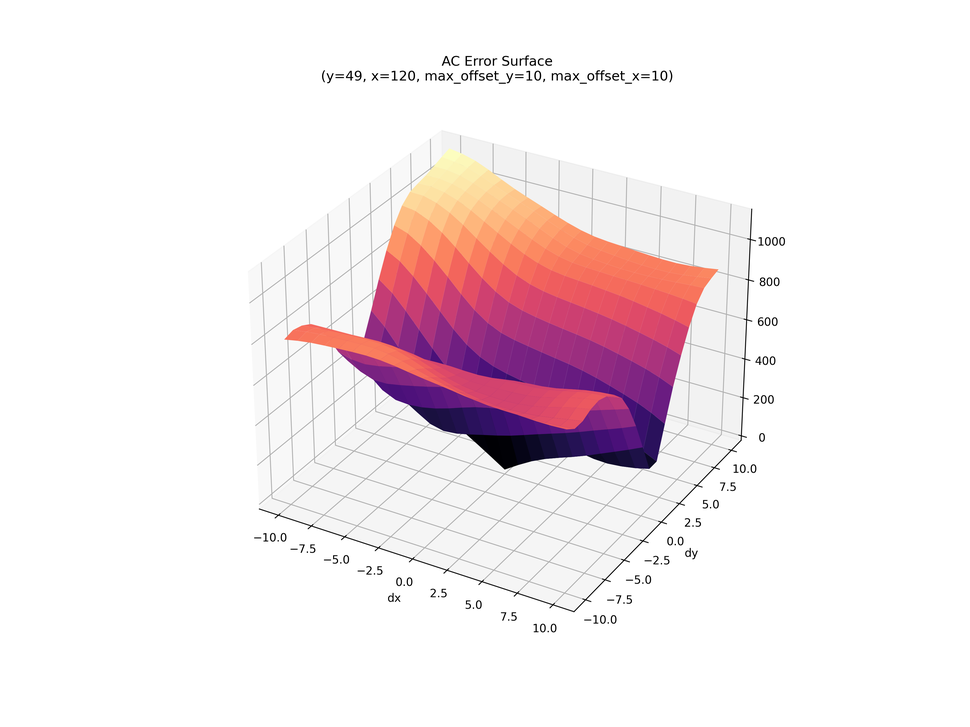
#> input picture images/autocorrelation_error_surface1.png, 970 x 727 px, shrunk from 3600 x 2700 before the run, given in place of butterfly.webp, which was not available
$ python example_edge_detection_thresholding.py
#> lines starting #> are read from the running program, lines starting #| are printed output that depends on the picture; pictures that were not available may be replaced by others from this repository, and a replacement may not be noted
### computer_vision/util/images.py
"""danielsinkin97@gmail.com"""

from pathlib import Path
from typing import Optional

import matplotlib.pyplot as plt
import numpy as np
from PIL import Image


def rgb_to_grayscale(rgb_image: np.ndarray) -> np.ndarray:
    """
    Takes in an image and converts it to grayscale based on https://en.wikipedia.org/wiki/Rec._601
    """
    rgb = rgb_image.astype(np.float32)
    grayscale = 0.2989 * rgb[..., 0] + 0.5870 * rgb[..., 1] + 0.1140 * rgb[..., 2]
    return grayscale


def load_image_as_array(path: Path) -> np.ndarray:
    """Loads an image and returns it as a numpy array."""
    path = Path(path)
    with Image.open(path) as img:
#> img is the input picture: PIL image 970x727 RGBA; mean R, G, B, A 244.1, 233.5, 236.4, 255
#> in rgb_to_grayscale, `grayscale = 0.2989 * rgb[..., 0] + 0.5870 * rgb[..., 1] + 0.1140 * rgb..`:
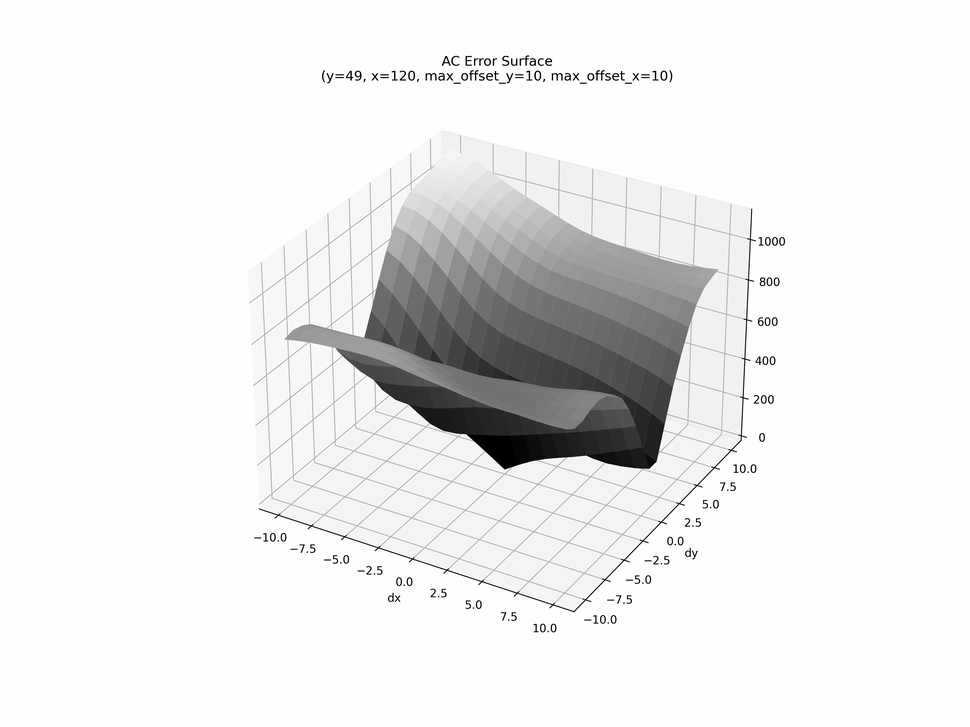
#> grayscale: shape (727, 970) float32; min 0, max 255, mean 237
        return np.array(img)


def plot_grayscale(
    array,
    title: Optional[str] = None,
    filename: Optional[str] = None,
    figsize: tuple[int, int] = (6, 6),
    **imshow_kwargs,
) -> None:
    """Plots the image as a grayscale image."""
    assert "cmap" not in imshow_kwargs
    assert "interpolation" not in imshow_kwargs
    assert "X" not in imshow_kwargs

    plt.figure(figsize=figsize)
    plt.imshow(array, cmap="gray", interpolation="nearest", **imshow_kwargs)
    plt.axis("off")
    if title is not None:
        plt.title(f"{title} {array.shape}")
    if filename is not None:
        if "." not in filename:
            filename = filename + ".png"
        plt.savefig(f"images/{filename}", dpi=300)

### computer_vision/src/filter.py
"""danielsinkin97@gmail.com"""

from enum import StrEnum

import numpy as np
from numpy._typing import DTypeLike  # type: ignore


class FilterType(StrEnum):
    """Contains all implemented linear filters."""

    BOX_5 = "box_5"
    BOX_10 = "box_10"
    BILINEAR = "bilinear"
    SOBEL_X = "sobel_x"
    SOBEL_Y = "sobel_y"
    CORNER = "corner"
    LAPLACIAN = "laplacian"
    GAUSS_3X3 = "gaussian_3x3"
    GAUSS_5X5 = "gaussian_5x5"
    GAUSS_7X7 = "gaussian_7x7"
    GAUSS_15X15 = "gaussian_15x15"


def get_filter(
    filter_name: FilterType | str = FilterType.GAUSS_5X5, dtype: DTypeLike = np.float32
) -> np.ndarray:
    """Allows selecting filters via their name."""
    match filter_name:
        case FilterType.BOX_5:
            filter_ = (1.0 / 25.0) * np.ones((5, 5))
        case FilterType.BOX_10:
            filter_ = (1.0 / 100.0) * np.ones((10, 10))
        case FilterType.BILINEAR:
            filter_ = (1.0 / 16.0) * np.array(
                [[1, 2, 1], [2, 4, 2], [1, 2, 1]], dtype=dtype
            )
        case FilterType.CORNER:
            filter_ = (1.0 / 4.0) * np.array([[1, -2, 1], [-2, 4, -2], [1, -2, 1]])
        case FilterType.SOBEL_X:
            filter_ = (1.0 / 8.0) * np.array(
                [[-1, 0, 1], [-2, 0, 2], [-1, 0, 1]], dtype=dtype
            )
        case FilterType.SOBEL_Y:
            filter_ = (1.0 / 8.0) * np.array(
                [[-1, -2, -1], [0, 0, 0], [1, 2, 1]], dtype=dtype
            )
        case FilterType.LAPLACIAN:
            filter_ = (1.0 / 8.0) * np.array(
                [[0, 1, 0], [1, -4, 1], [0, 1, 0]], dtype=dtype
            )
        case FilterType.GAUSS_3X3:
            filter_ = (1.0 / 16.0) * np.array(
                [[1, 2, 1], [2, 4, 2], [1, 2, 1]], dtype=dtype
            )
        case FilterType.GAUSS_5X5:
            filter_ = (1.0 / 256.0) * np.array(
                [
                    [1, 4, 6, 4, 1],
                    [4, 16, 24, 16, 4],
                    [6, 24, 36, 24, 6],
                    [4, 16, 24, 16, 4],
                    [1, 4, 6, 4, 1],
                ],
                dtype=dtype,
            )
        case FilterType.GAUSS_7X7:
            filter_ = (1.0 / 1003.0) * np.array(
                [
                    [0.0, 0.0, 1.0, 2.0, 1.0, 0.0, 0.0],
                    [0.0, 3.0, 13.0, 22.0, 13.0, 3.0, 0.0],
                    [1.0, 13.0, 59.0, 97.0, 59.0, 13.0, 1.0],
                    [2.0, 22.0, 97.0, 159.0, 97.0, 22.0, 2.0],
                    [1.0, 13.0, 59.0, 97.0, 59.0, 13.0, 1.0],
                    [0.0, 3.0, 13.0, 22.0, 13.0, 3.0, 0.0],
                    [0.0, 0.0, 1.0, 2.0, 1.0, 0.0, 0.0],
                ],
                dtype=dtype,
            )
        case FilterType.GAUSS_15X15:

            def gaussian_kernel(size: int, sigma: float) -> np.ndarray:
                ax = np.linspace(-(size // 2), size // 2, size)
                xx, yy = np.meshgrid(ax, ax)
                kernel = np.exp(-(xx**2 + yy**2) / (2.0 * sigma**2))
                return kernel / np.sum(kernel)

            filter_ = gaussian_kernel(15, sigma=3.0).astype(dtype)
        case _:
            raise ValueError(f"{filter_name=} is not supported!")

    return filter_


def apply_filter(
    image: np.ndarray,
    filter_: np.ndarray,
    flip_filter: bool = True,
    pad_same_size: bool = False,
) -> np.ndarray:
    """
    Applies a linear filter (1D or 2D) to the given image, either normally or flipped.
    """
#> called with filter_ = array of shape (5, 5), flip_filter = True, pad_same_size = True
    if filter_.ndim == 1:
        # Assume 1D filters are horizontal by default
        filter_ = filter_.reshape(1, -1)

    if flip_filter:
        _filter = np.flipud(np.fliplr(filter_))
    else:
        _filter = filter_

    f_h, f_w = _filter.shape
#> f_h = 5; f_w = 5

    if pad_same_size:
        pad_h, pad_w = f_h // 2, f_w // 2
#> pad_h = 2; pad_w = 2
        image = np.pad(image, ((pad_h, pad_h), (pad_w, pad_w)), mode="reflect")

    i_h, i_w = image.shape
#> i_h = 731; i_w = 974

    r_h, r_w = i_h - f_h + 1, i_w - f_w + 1
#> r_h = 727; r_w = 970
    result = np.zeros((r_h, r_w), dtype=np.float32)

    for y in range(r_h):
        for x in range(r_w):
            region = image[y : y + f_h, x : x + f_w]
            result[y, x] = np.sum(region * _filter)

    return result

### examples/example_edge_detection_thresholding.py
"""danielsinkin97@gmail.com"""

import numpy as np

from computer_vision.src.filter import FilterType, apply_filter, get_filter
from computer_vision.util.images import (
    load_image_as_array,
    plot_grayscale,
    rgb_to_grayscale,
)


def example_edge_detection_thresholding() -> None:
    """Shows some example edge detection done through (naive) thresholding."""
    image = rgb_to_grayscale(
        load_image_as_array(
            "/Users/danielsinkin/GitHub_private/computer-vision/data/butterfly.webp"
        )
    )
    image = apply_filter(image, get_filter(FilterType.GAUSS_5X5), pad_same_size=True)
    plot_grayscale(np.where(image > 210, 1, 0), filename="edge_detection_thresholding")
#> in plot_grayscale, `plt.savefig(f"images/{filename}", dpi=300)`:
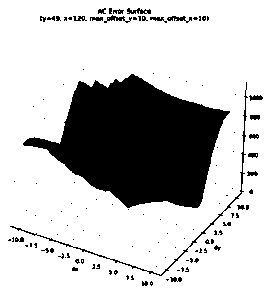
#> figure drawn by matplotlib, 1 panel
    image_sobel_x = apply_filter(
        image, get_filter(FilterType.SOBEL_X), pad_same_size=True
    )
#> call 2 of apply_filter, with filter_ = array of shape (3, 3), flip_filter = True, pad_same_size = True
#> after the loop in apply_filter (call 2), `for y in range(r_h):`:
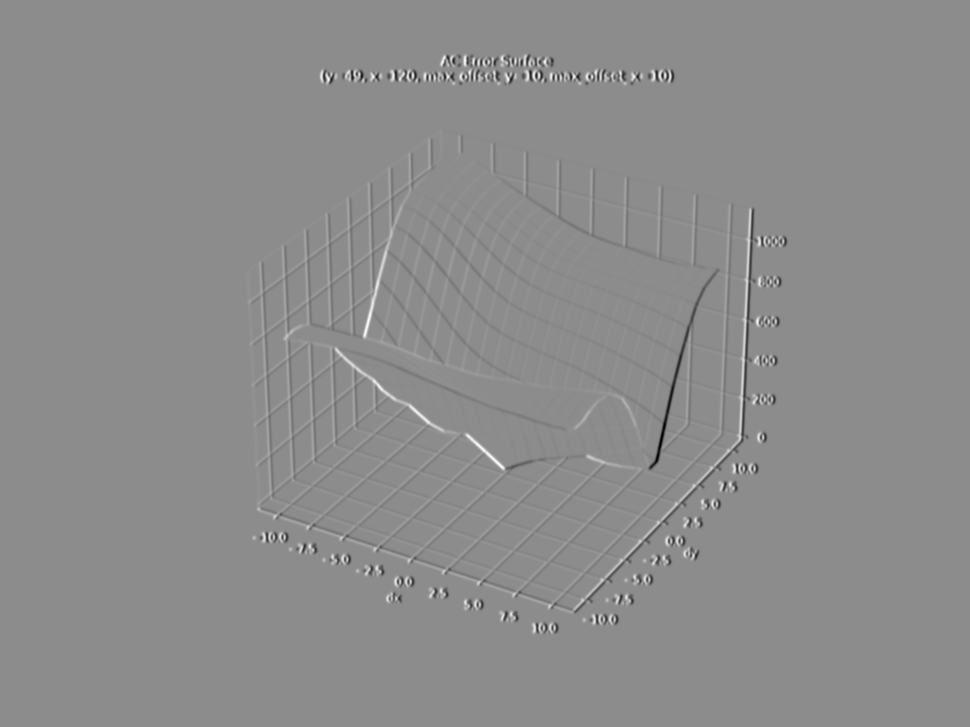
#> result: shape (727, 970) float32; min -68.15, max 55.49, mean 0; drawn with min black and max white
    image_sobel_y = apply_filter(
        image, get_filter(FilterType.SOBEL_Y), pad_same_size=True
    )
#> call 3 of apply_filter, with filter_ = array of shape (3, 3), flip_filter = True, pad_same_size = True
#> after the loop in apply_filter (call 3), `for y in range(r_h):`:
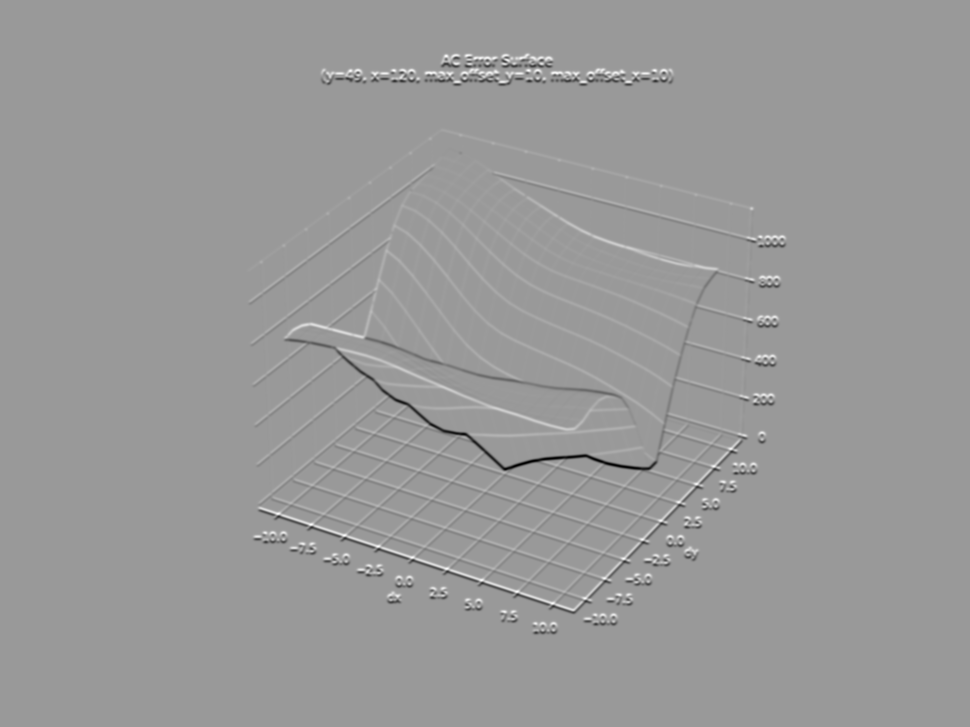
#> result: shape (727, 970) float32; min -74.72, max 49.2, mean 0; drawn with min black and max white
    plot_grayscale(
        np.where(image_sobel_x > 5, 0.0, 1.0),
        filename="edge_detection_thresholding_sobel_x",
    )
#> call 2 of plot_grayscale, with filename = 'edge_detection_thresholding_sobel_x', figsize = (6, 6)
#> in plot_grayscale (call 2), `plt.savefig(f"images/{filename}", dpi=300)`:
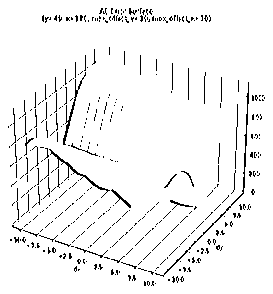
#> figure drawn by matplotlib, 1 panel
    plot_grayscale(
        np.where(image_sobel_y > 5, 0.0, 1.0),
        filename="edge_detection_thresholding_sobel_y",
    )
#> call 3 of plot_grayscale, with filename = 'edge_detection_thresholding_sobel_y', figsize = (6, 6)
#> in plot_grayscale (call 3), `plt.savefig(f"images/{filename}", dpi=300)`:
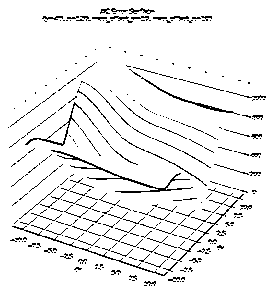
#> figure drawn by matplotlib, 1 panel


if __name__ == "__main__":
    example_edge_detection_thresholding()

$ run again, on images/convolution_box_visualisation_20250411_043456.png
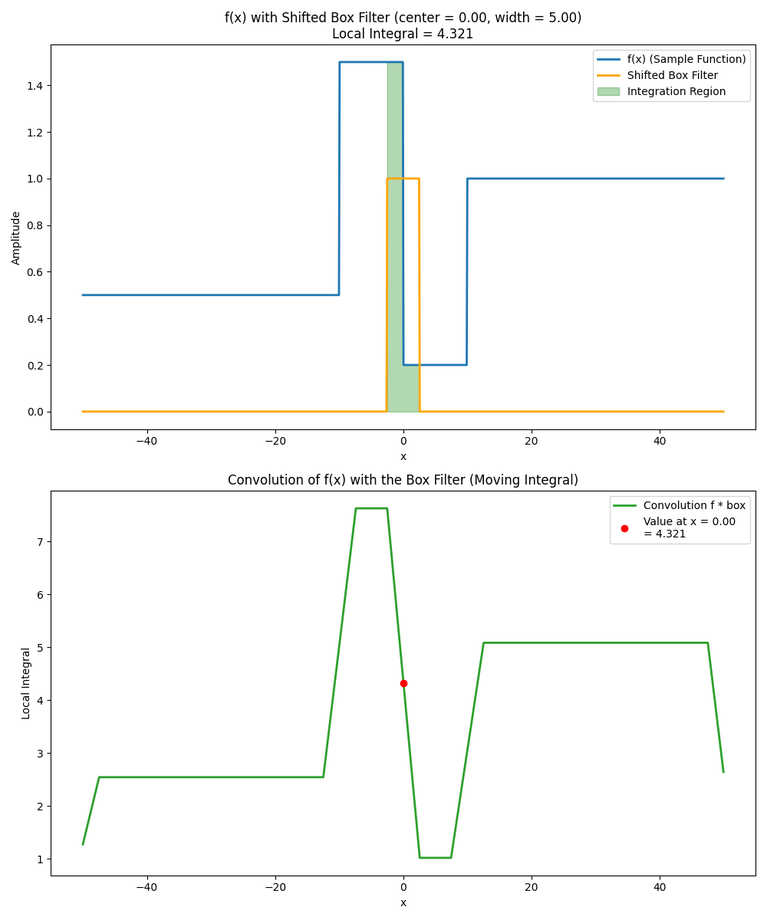
#> input picture images/convolution_box_visualisation_20250411_043456.png, 767 x 920 px, shrunk from 1000 x 1200 before the run, given in place of butterfly.webp, which was not available
#> in load_image_as_array, img is the input picture: PIL image 767x920 RGBA; mean R, G, B, A 249, 249.9, 248.7, 255
#> image: shape (922, 769) float32
#> after the loop in apply_filter (call 3), `for y in range(r_h):`:
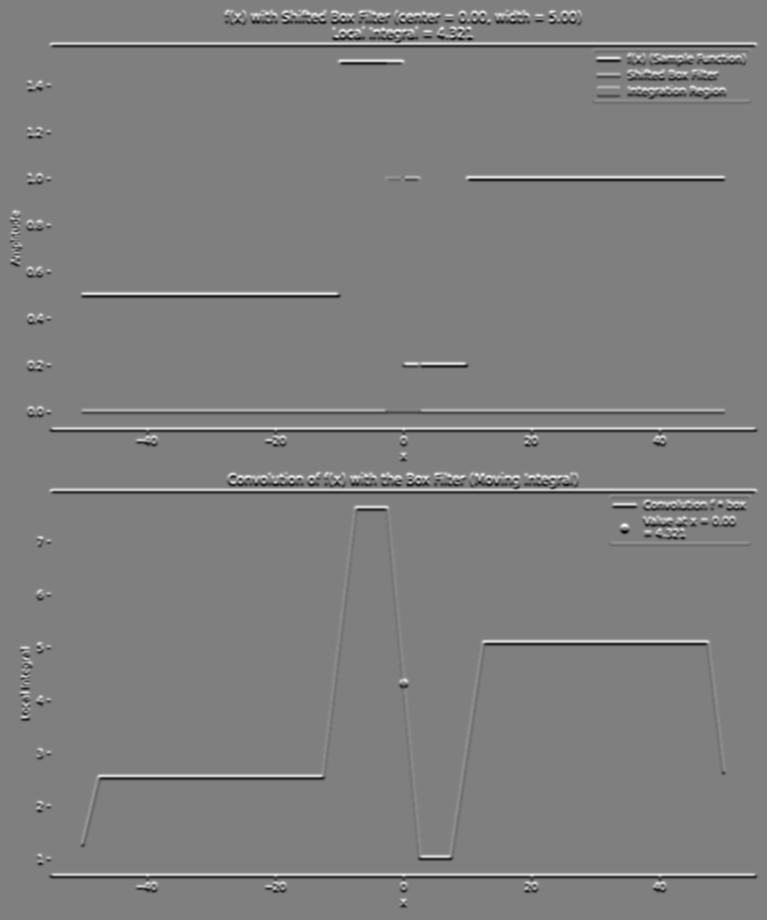
#> result: shape (920, 767) float32; min -52.97, max 52.76, mean 0; drawn with min black and max white
#> in plot_grayscale (call 3), `plt.savefig(f"images/{filename}", dpi=300)`:
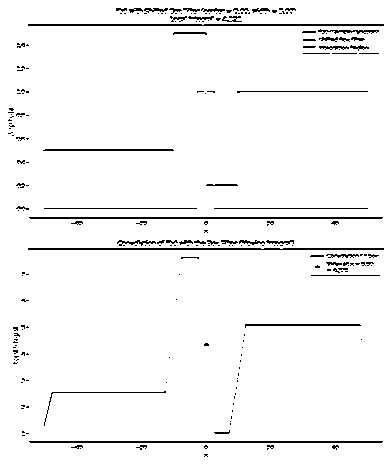
#> figure drawn by matplotlib, 1 panel
